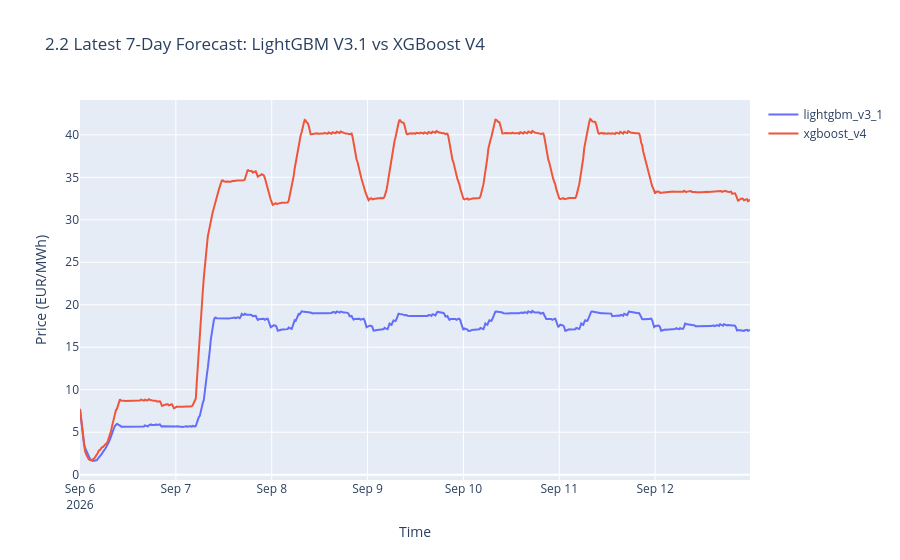

Write notebook code for a chart like this one.
### Code cell
# 2.2 Head-to-head: newest LightGBM vs newest XGBoost 7-day forecast, actuals overlaid
compare = ['lightgbm_v3_1', 'xgboost_v4']
fig = go.Figure()
for name in compare:
    if name not in forecasts:
        print(f'  (no forecast file yet: {name})')
        continue
    f_latest = forecasts[name][forecasts[name]['run_date'] == forecasts[name]['run_date'].max()]
    fig.add_trace(go.Scatter(x=f_latest['target_datetime'], y=f_latest['predicted_price'],
                             name=name, mode='lines', line=dict(width=2)))
# overlay backfilled actuals once available (from whichever model has them)
for name in compare:
    if name not in forecasts:
        continue
    f_latest = forecasts[name][forecasts[name]['run_date'] == forecasts[name]['run_date'].max()]
    actual = f_latest.dropna(subset=['actual_price'])
    if not actual.empty:
        fig.add_trace(go.Scatter(x=actual['target_datetime'], y=actual['actual_price'],
                                 name='Actual (backfilled)', mode='lines',
                                 line=dict(color='black', dash='dash', width=2)))
        break
fig.update_layout(title='2.2 Latest 7-Day Forecast: LightGBM V3.1 vs XGBoost V4',
                  xaxis_title='Time', yaxis_title='Price (EUR/MWh)')
show(fig)

### Figure 1 — Plotly figure (JSON) as saved in the notebook; plotly's stock layout.template omitted (floating-point values rounded to 4 significant figures; data arrays with more than 128 entries replaced by an {"elided": "..."} marker saying what was removed)
{"data": [{"line": {"width": 2}, "mode": "lines", "name": "lightgbm_v3_1", "type": "scatter", "x": {"elided": "672 str values"}, "y": {"elided": "672 float values"}}, {"line": {"width": 2}, "mode": "lines", "name": "xgboost_v4", "type": "scatter", "x": {"elided": "672 str values"}, "y": {"elided": "672 float values"}}], "layout": {"title": {"text": "2.2 Latest 7-Day Forecast: LightGBM V3.1 vs XGBoost V4"}, "xaxis": {"title": {"text": "Time"}}, "yaxis": {"title": {"text": "Price (EUR/MWh)"}}}}
